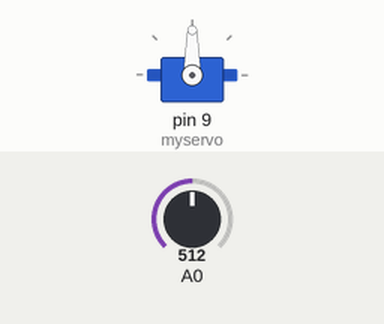
Recording of a sketch running on a simulated Arduino Uno, built with avr-gcc and run on an emulated ATmega328P. On the bench: servo. The test bench sets the inputs (shaded band); at power-on: A0 = 512.

Above: at 1.2 s.
1.3 s: A0 set to 716
At 2.3 s:
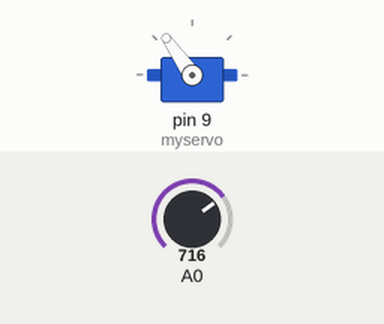
2.8 s: A0 set to 900
At 3.6 s:
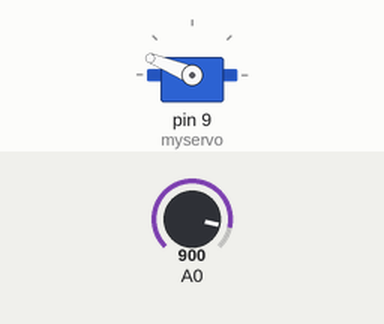
4.3 s: A0 set to 1023
At 4.9 s:
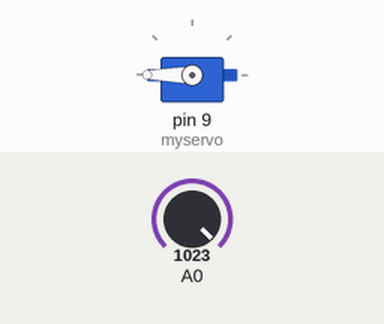
5.8 s: A0 set to 306
At 6.1 s:
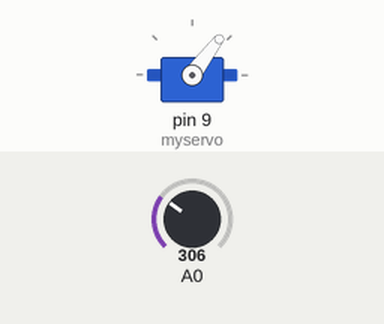
7.3 s: A0 set to 122
At 8.6 s:
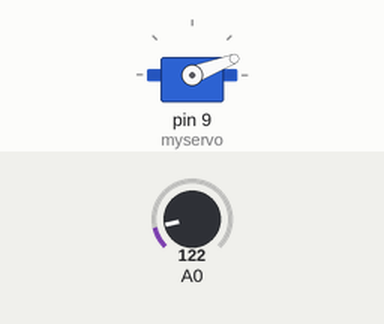
Timing chart, 0 to 9.8 s (numbered marks = the images above; inputs shaded):
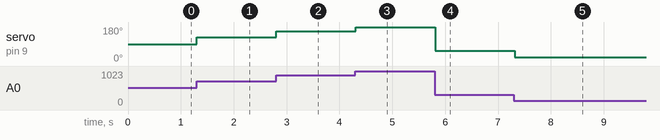

The sketch:

listato_17_02.ino
```cpp
#include <Servo.h>

Servo myservo;
int posizione = 0;

void setup() {
  myservo.attach(9);
}

void loop() {
  int pos = analogRead(A0);
  posizione = map(pos, 0, 1023, 0, 180);
  myservo.write(posizione);
  delay(100);
}
```

Measured:
- after the input at 1.3 s, servo on pin 9 (myservo): 90° → 125° at once
- after the input at 2.8 s, servo on pin 9 (myservo): 125° → 158° at once
- after the input at 4.3 s, servo on pin 9 (myservo): 158° → 180° at once
- after the input at 5.8 s, servo on pin 9 (myservo): 180° → 53° at once
- after the input at 7.3 s, servo on pin 9 (myservo): 53° → 21° at once
